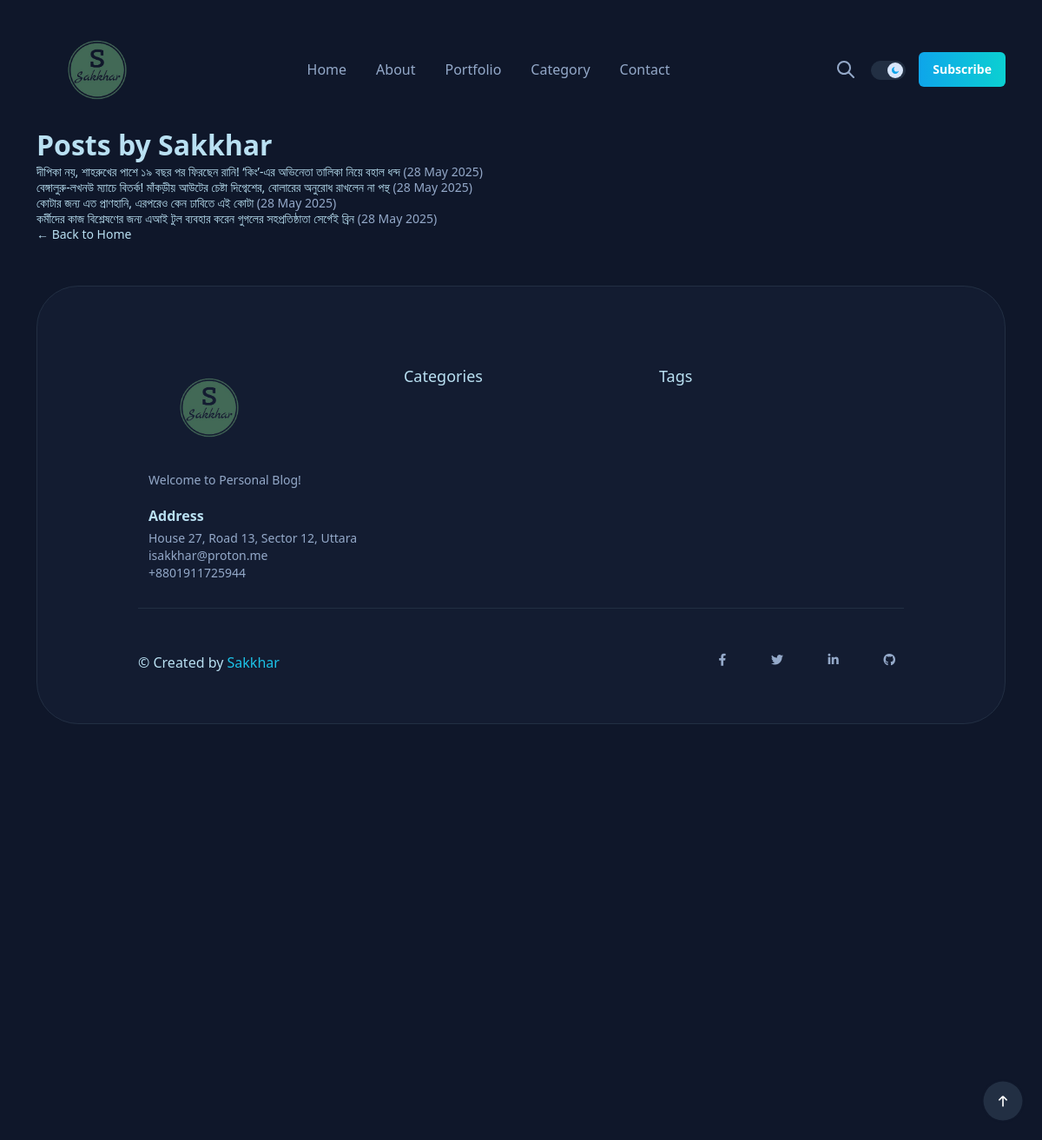
Page /author/1/ on the committed database.
### mini/models.py (models this page shows, shortened)
class SiteSetting(models.Model):
    phone = models.CharField(max_length=50, blank=True)
    email = models.EmailField(blank=True)
    address = models.CharField(max_length=255, blank=True)
    logo = models.ImageField(upload_to='site_settings/', blank=True, null=True)
    facebook = models.URLField(blank=True, null=True)
    twitter = models.URLField(blank=True, null=True)
    linkedin = models.URLField(blank=True, null=True)
    instagram = models.URLField(blank=True, null=True)
    youtube = models.URLField(blank=True, null=True)
    github = models.URLField(blank=True, null=True)
    class Meta:
        verbose_name = "Site Setting"
        verbose_name_plural = "Site Settings"

class Author(models.Model):
    name = models.CharField(max_length=100)
    bio = models.TextField(blank=True)
    email = models.EmailField(blank=True)
    profile_image = models.ImageField(upload_to='authors/', blank=True, null=True)

class Post(models.Model):
    STATUS_CHOICES = (
        ('draft', 'Draft'),
        ('published', 'Published'),
    )
    title = models.CharField(max_length=200)
    slug = models.SlugField(max_length=220, unique=True)
    author = models.ForeignKey(Author, on_delete=models.CASCADE, related_name='posts')
    category = models.ForeignKey(Category, on_delete=models.CASCADE, related_name='posts')
    content = models.TextField()
    image = models.ImageField(upload_to='posts/', blank=True, null=True)
    created_date = models.DateTimeField(auto_now_add=True)
    published_date = models.DateTimeField(blank=True, null=True)
    draft_date = models.DateTimeField(blank=True, null=True)
    status = models.CharField(max_length=10, choices=STATUS_CHOICES, default='draft')
    is_editors_pick = models.BooleanField(default=False)
    views = models.PositiveIntegerField(default=0)
    tags = models.ManyToManyField(Tag, related_name='posts', blank=True)  # <-- Add this line

### mini/views.py (the view)
# urls.py: path('author/<int:author_id>/', posts_by_author, name='posts_by_author'),
def posts_by_author(request, author_id):
    author = get_object_or_404(Author, id=author_id)
    posts = Post.objects.filter(author=author, status='published')
    return render(request, 'mini/posts_by_author.html', {'author': author, 'posts': posts})

### mini/context_processors.py (called while the page is built)
def site_settings(request):
    settings = SiteSetting.objects.first()
    return {'site_settings': settings}

### templates/mini/posts_by_author.html (shortened to what this page needs)
{% extends 'mini/base.html' %}
{% block content %}
<div class="container mt-5">
    <h3 class="color-white">Posts by {{ author.name }}</h3>
    <ul>
        {% for post in posts %}
            <li>
                <a href="{% url 'post_detail' slug=post.slug %}" class="color-white">{{ post.title }}</a>
                <span class="color-gray-500">({{ post.published_date|date:"d M Y" }})</span>
            </li>
        {% empty %}
            <li>No posts found for this author.</li>
        {% endfor %}
    </ul>
    <a href="{% url 'home' %}" class="color-white">← Back to Home</a>
</div>
{% endblock %}

### templates/mini/base.html (shortened to what this page needs)
{% load static %}
<!DOCTYPE html>
<html lang="en">
<head>
    <link href="{% static 'assets/css/style.css' %}" rel="stylesheet">
    <link rel="stylesheet" href="https://cdnjs.cloudflare.com/ajax/libs/font-awesome/6.4.0/css/all.min.css">
</head>
<body>
 <header class="header sticky-bar bg-gray-900">
      <div class="container">
        <div class="main-header">
          <div class="header-logo"><a class="d-flex" href="{% url 'home' %}">
            {% if site_settings and site_settings.logo %}
              <img src="{{ site_settings.logo.url }}" alt="Logo" style="height:100px;">
            {% else %}
              <img src="{% static 'assets/imgs/template/default-logo.png' %}" alt="Logo" style="height:60px;">
            {% endif %}
          </a></div>
          <div class="header-nav">
            <nav class="nav-main-menu d-none d-xl-block">
              <ul class="main-menu">
                <li class="menu-item"><a class="color-gray-500" href="{% url 'home' %}">Home</a>
                </li>
                <li class="menu-item"><a class="color-gray-500" href="{% url 'about'%}">About</a>
                </li>
                <li class="menu-item"><a class="color-gray-500" href="{% url 'portfolio' %}">Portfolio</a>
                <li class="menu-item"><a class="color-gray-500" href="{% url 'category' %}">Category</a>
                </li>
                <li><a class="color-gray-500" href="{% url 'contact' %}">Contact</a></li>
              </ul>
            </nav>
          </div>
          <div class="header-right text-end"><a class="btn btn-search" href="#"></a>
            <div class="switch-button">
              <div class="form-check form-switch">
                <input class="form-check-input" id="flexSwitchCheckChecked" type="checkbox" role="switch" checked="">
              </div>
            </div><a class="btn btn-linear d-none d-sm-inline-block hover-up hover-shadow" href="page-login.html">Subscribe</a>
          </div>
        </div>
      </div>
    </header>
    <main>
      {% block content %}{% endblock %}
    </main>
    <footer class="footer">
      <div class="container">
        <div class="footer-1 bg-gray-850 border-gray-800">
          <div class="row">
            <div class="col-lg-4 mb-30">
              <a class="wow animate__animated animate__fadeInUp" href="{% url 'home' %}">
                {% if site_settings and site_settings.logo %}
                  <img class="logo-night" src="{{ site_settings.logo.url }}" alt="Logo" style="height:100px;">
                {% else %}
                  <img class="logo-night" src="{% static 'assets/imgs/template/logo.png' %}" alt="Logo" style="height:100px;">
                {% endif %}
              </a>
              <p class="mb-20 mt-20 text-sm color-gray-500 wow animate__animated animate__fadeInUp">
                Welcome to {{ site_settings.site_name|default:"Personal Blog" }}!
              </p>
              <h6 class="color-white mb-5 wow animate__animated animate__fadeInUp">Address</h6>
              <p class="text-sm color-gray-500 wow animate__animated animate__fadeInUp">
                {{ site_settings.address|default:"123 Main Street" }}<br>
                {{ site_settings.email|default:"info@example.com" }}<br>
                {{ site_settings.phone|default:"(123) 456-7890" }}
              </p>
            </div>
            <div class="col-lg-4 mb-30">
              <h6 class="text-lg mb-30 color-white wow animate__animated animate__fadeInUp">Categories</h6>
              <div class="row">
                <div class="col-6">
                </div>
              </div>
            </div>
            <div class="col-lg-4 mb-30">
              <h6 class="text-lg mb-30 color-white wow animate__animated animate__fadeInUp">Tags</h6>
              <div class="row">
                <div class="col-12">
                </div>
              </div>
            </div>
             <div class="footer-bottom border-gray-800">
            <div class="row">
              <div class="col-lg-5 text-center text-lg-start">
                <p class="text-base color-white wow animate__animated animate__fadeIn">© Created by<a class="copyright" href="https://sakkhar.substack.com/" target="_blank"> Sakkhar</a></p>
              </div>
              <div class="col-lg-7 text-center text-lg-end">
                <div class="box-socials">
                  {% if site_settings.facebook %}
                    <a class="icon-socials color-gray-500 mr-20" href="{{ site_settings.facebook }}" target="_blank" title="Facebook">
                      <i class="fab fa-facebook-f"></i>
                    </a>
                  {% endif %}
                  {% if site_settings.twitter %}
                    <a class="icon-socials color-gray-500 mr-20" href="{{ site_settings.twitter }}" target="_blank" title="Twitter/X">
                      <i class="fab fa-twitter"></i>
                    </a>
                  {% endif %}
                  {% if site_settings.linkedin %}
                    <a class="icon-socials color-gray-500 mr-20" href="{{ site_settings.linkedin }}" target="_blank" title="LinkedIn">
                      <i class="fab fa-linkedin-in"></i>
                    </a>
                  {% endif %}
                  {% if site_settings.github %}
                    <a class="icon-socials color-gray-500" href="{{ site_settings.github }}" target="_blank" title="GitHub">
                      <i class="fab fa-github"></i>
                    </a>
                  {% endif %}
                </div>
              </div>
            </div>
          </div>
          </div>
        </div>
      </div>
    </footer>
    <div class="progressCounter progressScroll hover-up hover-neon-2">
      <div class="progressScroll-border">
        <div class="progressScroll-circle"><span class="progressScroll-text"><i class="fi-rr-arrow-small-up"></i></span></div>
      </div>
    </div>
</body>
</html>

### rows in the picture
SiteSetting: logo (picture), address "House 27, Road 13, Sector 12, Uttara", email "isakkhar@proton.me", phone "+8801911725944"
Author: name "Sakkhar"
Post: title "দীপিকা নয়, শাহরুখের পাশে ১৯ বছর পর ফিরছেন রানি! ‘কিং’-এর অভিনেতা তালিকা নিয়ে বহাল ধন্দ", published_date "28 May 2025"
Post: title "বেঙ্গালুরু-লখনউ ম্যাচে বিতর্ক! মাঁকড়ীয় আউটের চেষ্টা দিগ্বেশের, বোলারের অনুরোধ রাখলেন না পন্থ", published_date "28 May 2025"
Post: title "কোটার জন্য এত প্রাণহানি, এরপরেও কেন ঢাবিতে এই কোটা", published_date "28 May 2025"
Post: title "কর্মীদের কাজ বিশ্লেষণের জন্য এআই টুল ব্যবহার করেন গুগলের সহপ্রতিষ্ঠাতা সের্গেই ব্রিন", published_date "28 May 2025"

### other values in the picture
{{ site_settings.site_name|default:"Personal Blog" }} "Personal Blog"
